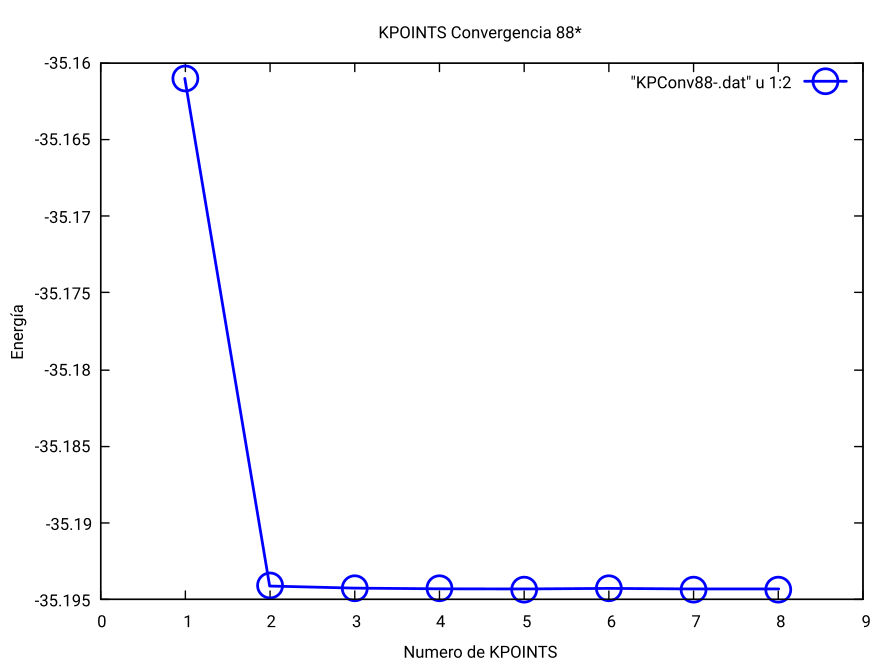

This figure's gnuplot source:
set title "KPOINTS Convergencia 88*"
set xrange [0:9]
set style line 6 lt 6 lw 2.0  pt 6 ps 3.0 lc rgb "blue"
set xlabel "Numero de KPOINTS"
set ylabel "Energía"
plot "KPConv88-.dat" u 1:2 w linespoints ls 6
